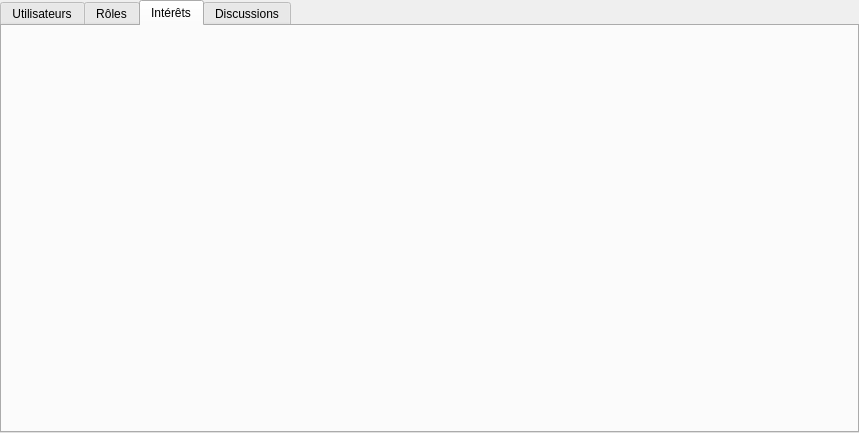
<?xml version="1.0" encoding="UTF-8"?>
<ui version="4.0">
 <class>MainWindow</class>
 <widget class="QMainWindow" name="MainWindow">
  <property name="geometry">
   <rect>
    <x>0</x>
    <y>0</y>
    <width>859</width>
    <height>433</height>
   </rect>
  </property>
  <property name="windowTitle">
   <string>MainWindow</string>
  </property>
  <widget class="QWidget" name="centralwidget">
   <layout class="QVBoxLayout" name="verticalLayout">
    <property name="spacing">
     <number>0</number>
    </property>
    <property name="leftMargin">
     <number>0</number>
    </property>
    <property name="topMargin">
     <number>0</number>
    </property>
    <property name="rightMargin">
     <number>0</number>
    </property>
    <property name="bottomMargin">
     <number>0</number>
    </property>
    <item>
     <widget class="QTabWidget" name="tabWidget">
      <property name="styleSheet">
       <string notr="true">QTabBar::tab
{
	width: 50ex;
	height: 12ex;
}</string>
      </property>
      <property name="currentIndex">
       <number>2</number>
      </property>
      <property name="iconSize">
       <size>
        <width>16</width>
        <height>16</height>
       </size>
      </property>
      <property name="usesScrollButtons">
       <bool>false</bool>
      </property>
      <property name="tabBarAutoHide">
       <bool>false</bool>
      </property>
      <widget class="QWidget" name="tab_users">
       <attribute name="title">
        <string notr="true">Utilisateurs</string>
       </attribute>
      </widget>
      <widget class="QWidget" name="tab_roles">
       <attribute name="title">
        <string>Rôles</string>
       </attribute>
      </widget>
      <widget class="QWidget" name="tab_interests">
       <attribute name="title">
        <string>Intérêts</string>
       </attribute>
      </widget>
      <widget class="QWidget" name="tab_conversation">
       <attribute name="title">
        <string>Discussions</string>
       </attribute>
      </widget>
     </widget>
    </item>
   </layout>
  </widget>
 </widget>
 <resources/>
 <connections/>
</ui>
